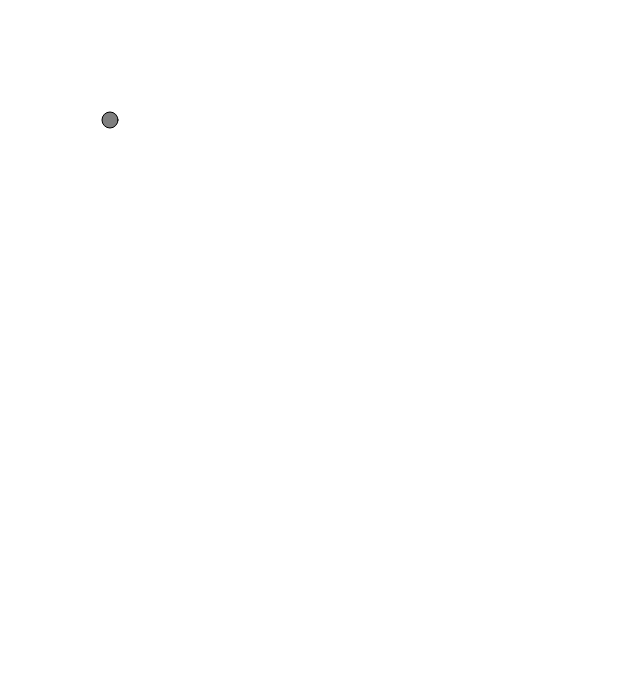
Frame 1 (no input)
Frame 60 (no input): blank canvas, image omitted
Frame 120 (the mouse pressed at the canvas centre since frame 60): blank canvas, image omitted

The p5.js sketch that drew this single still picture (run headless with seeded random() and noise() and a simulated clock; from frame 60 on, the mouse is pressed at the canvas centre):

// p5.js sketch
// ── sketch.js
/// <reference types="p5/global" />

let pos;
let vel;

function setup() {
    createCanvas(640, 700);
    pos = createVector(100, 100);
    vel = createVector(10, 20);
}

function draw() {
    background(255);

    pos.add(vel);
    if (pos.x > width || pos.x < 0) {
        vel.x = vel.x * -1;
    }
    if (pos.y > height || pos.y < 0) {
        vel.y = vel.y * -1;
    }

    stroke(0);
    fill(127);
    ellipse(pos.x, pos.y, 16, 16);
}
